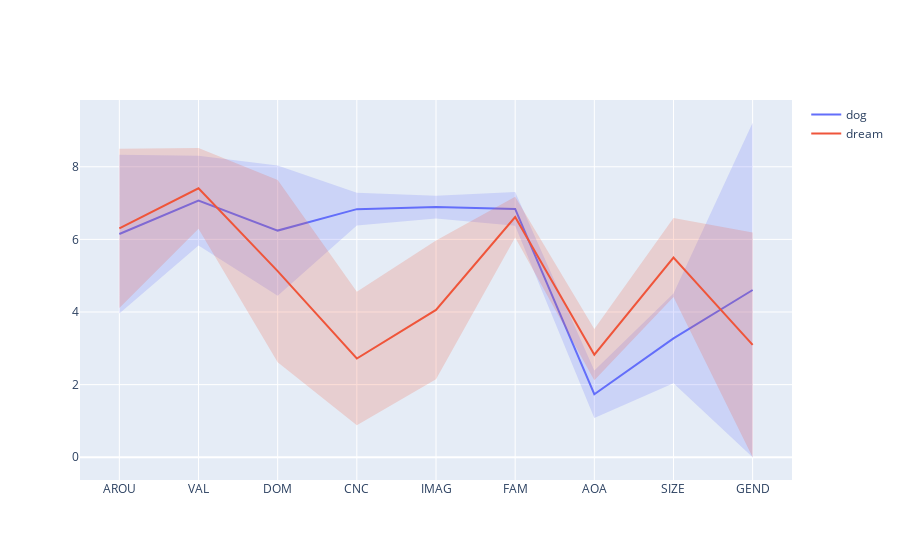

Notebook code for this chart:
### Code cell
viz_GlasgowR(words=['dog', 'dream'], dataframe=glasgow)

### Figure 1 — Plotly figure (JSON) as saved in the notebook; plotly's stock layout.template omitted (floating-point values rounded to 4 significant figures)
{"data": [{"line": {"color": "#636EFA"}, "mode": "lines", "name": "dog", "showlegend": true, "type": "scatter", "x": [1, 2, 3, 4, 5, 6, 7, 8, 9], "y": [6.147, 7.067, 6.242, 6.833, 6.889, 6.84, 1.735, 3.273, 4.606]}, {"fill": "toself", "fillcolor": "rgba(99, 110, 250, 0.2)", "hoverinfo": "skip", "line": {"color": "rgba(255,255,255,0)"}, "showlegend": false, "type": "scatter", "x": [1, 2, 3, 4, 5, 6, 7, 8, 9, 9, 8, 7, 6, 5, 4, 3, 2, 1], "y": [8.332, 8.304, 8.035, 7.286, 7.203, 7.303, 2.391, 4.511, 9.212, 0, 2.035, 1.079, 6.377, 6.575, 6.38, 4.449, 5.83, 3.962]}, {"line": {"color": "#EF553B"}, "mode": "lines", "name": "dream", "showlegend": true, "type": "scatter", "x": [1, 2, 3, 4, 5, 6, 7, 8, 9], "y": [6.303, 7.406, 5.125, 2.719, 4.059, 6.615, 2.824, 5.5, 3.094]}, {"fill": "toself", "fillcolor": "rgba(239, 85, 59, 0.2)", "hoverinfo": "skip", "line": {"color": "rgba(255,255,255,0)"}, "showlegend": false, "type": "scatter", "x": [1, 2, 3, 4, 5, 6, 7, 8, 9, 9, 8, 7, 6, 5, 4, 3, 2, 1], "y": [8.498, 8.52, 7.634, 4.56, 5.968, 7.175, 3.53, 6.59, 6.188, 0, 4.41, 2.118, 6.055, 2.15, 0.878, 2.616, 6.292, 4.108]}], "layout": {"xaxis": {"tickmode": "array", "ticktext": ["AROU", "VAL", "DOM", "CNC", "IMAG", "FAM", "AOA", "SIZE", "GEND"], "tickvals": [1, 2, 3, 4, 5, 6, 7, 8, 9]}}}
